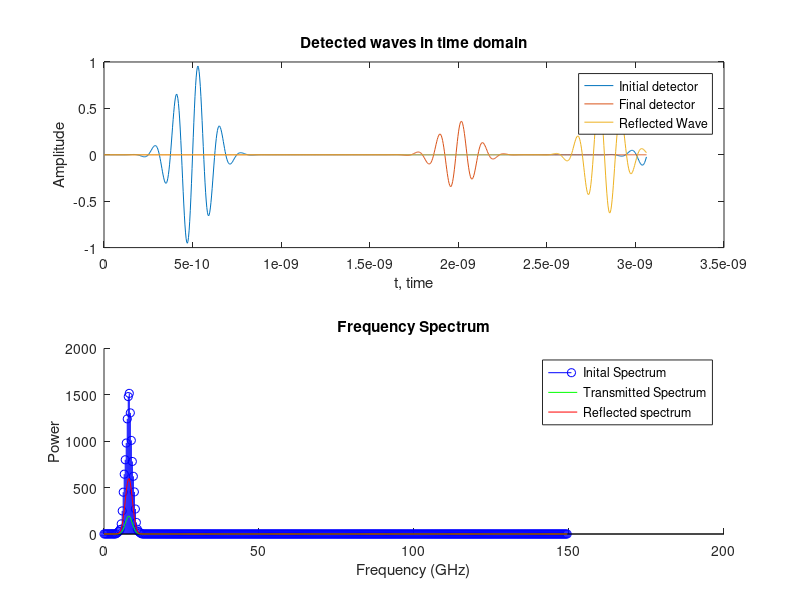
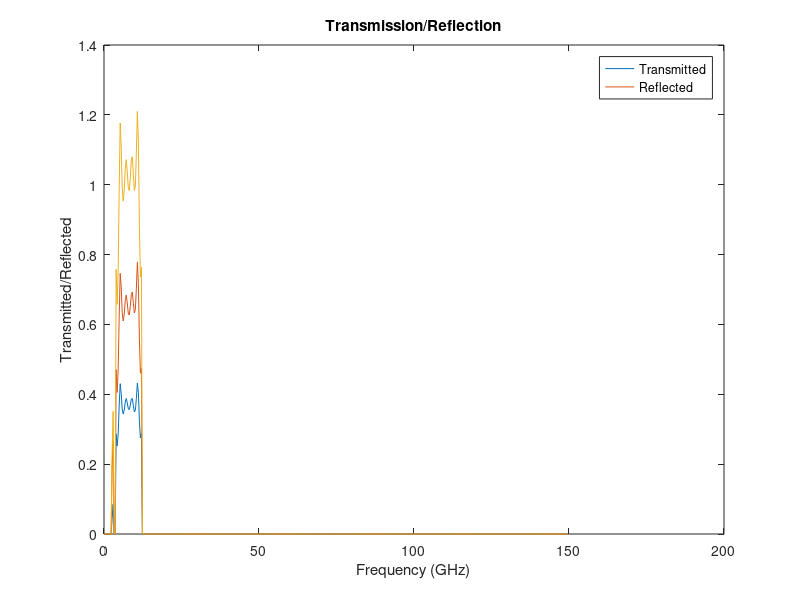

Reproduce these figures in MATLAB, in order.
clear all;
close all;

%%
%%%%%%%%%%%%%%%%%%%%%%%%%%%%%%%%%%%%%%%%%%%%%%%%%%%%%%%%%%%%%%%%%%%%%%%%%%%
% Program Info                                                            %
% Simulates FDTD in one dimension                                         %
%                                                                         %
% Note: Electric field, E, undergoes a change of variables for            %
% simplification: E_prgrm = sqrt(eps_not/mu_not)E_exact                   %
%                                                                         %
%%%%%%%%%%%%%%%%%%%%%%%%%%%%%%%%%%%%%%%%%%%%%%%%%%%%%%%%%%%%%%%%%%%%%%%%%%%

% Physical Constants
epsNot = 8.854187817620e-12;    % Permittivity of Free Space
muNot = 1.25663706e-6;          % Magnetic Constant
cNot = 2.99792458e8;            % Speed of light
etaNot = sqrt(muNot/epsNot);    % Characteristic impedence of free space

%% Parameters
% Define FDTD Space
dx = .001   ;                    % Cell Size (1 = 1meter)                  [USER DEFINED]
dt = dx/(cNot);                 % Time step (1 = 1sec)                     [USER DEFINED]
Sc = cNot*dt/dx;                % Courant Number (only works in Vacuum)
gridSize = 800;                 % Total number of cells                    [USER DEFINED]
maxIter = 920;                  % Maximum number of iterations + 1         [USER DEFINED]

% Initialize solution vectors
xDom = 1:gridSize;
Ex = zeros(1,gridSize);
Hy = zeros(1,gridSize-1);


%% Hard source parameters
sourcePos = 1 ;                 % Location of source                       [USER DEFINED]

% Gaussian Pulse parameters
width = 30;                     % Width of Gaussian                        [USER DEFINED]
maxT = 150;                     % Decay of Gaussian                        [USER DEFINED]

% Sine Wave Parameters
f = 8e9;                       % Frequency                               [USER DEFINED]
amp = 1;                        % Amplitude of Wave                        [USER DEFINED]
lambda =cNot/f;                 % Wavelength
omega = 2*pi*f;                 % Angular Frequency

% Ricker Wavelet Parameters
fp = 5e8;                       % Peak Frequency                           [USER DEFINED]
md = 1;                         % Temporal Delay Multiple                  [USER DEFINED]
dr = md/fp;                     % Temporal Delay


%% Parameters associated with the dielectric 
posMed = 400;                   % Position of mediunm                      [USER DEFINED]
sigma = 0 ;                     % Conductivity of dielectric               [USER DEFINED]
dielC = 20;                     % Dielectric Constant (rel. Permittivity)  [USER DEFINED]
      
epsDiel = dielC*epsNot;         % Permittivity of dielectric

factor = dt*sigma/(2*epsNot*dielC);
alpha = (1-factor)/(1+factor);
beta = 1/(dielC*(1+factor));


%% Parameters associated with Debye Material
% dEps = 3;                       % Change in rel. Permittivity due to pole  [USER DEFINED]
% epsInf = 1;                     % Rel. Permittivity at infinite freq.      [USER DEFINED]  
% tau  = .001e-6  ;               % Pole relaxation time                     [USER DEFINED]
% chiNot = dEps*(1-exp(-dt/tau));                    % Initial X, susceptibility
% xiNot = dEps*tau/dt*(1-(dt/tau+1)*exp(-dt/tau));  % Inital Zeta, Convolution term
% dXnot = chiNot*(1-exp(-dt/tau));
% dZnot = xiNot*(1-exp(-dt/tau));
% psi = Ex(posMed:end-1);
% ExStore = Ex;
% alpha = (epsInf-xiNot)/(epsInf-xiNot+chiNot);
% beta = 1/(epsInf-xiNot+chiNot);
% kappa = 1/(epsInf-xiNot+chiNot);


%% Parameters associated with Lorentz Material

% dEps = 3;                       % Change in rel. Permittivity due to pole  [USER DEFINED]
% epsInf = 1.5;                   % Rel. Permittivity at infinite freq.      [USER DEFINED]
% freqL = .5e9;                   % Undamped Resonance Frequency of med      [USER DEFINED]         
% omegaMed = 2*pi*freqL;          % Angular freq equivalent of freqL
% sigmaMed = .1*omegaMed  ;       % Conductivity of Lorentz Medium           [USER DEFINED]
% 
% % Parameters associated with lorentz medium
% alphaL = sigmaMed;
% betaL = sqrt(omegaMed^2-sigmaMed^2);
% gamma = dEps*omegaMed^2/betaL
% 
% chiNot = -j*gamma/(alphaL-j*betaL)*(1-exp((-alphaL+j*betaL)*dt));     % Initial X, susceptibility
% xiNot = (-j*gamma/dt)/(alphaL-j*betaL)^2*...
%        (((alphaL-j*betaL)*dt+1)*exp((-alphaL+j*betaL)*dt)-1)  ;     % Inital Zeta, Convolution term
%    
% dXnot = chiNot*(1-exp((-alphaL+j*betaL)*dt))
% dZnot = xiNot*(1-exp((-alphaL+j*betaL)*dt));
% 
% chiNot = real(chiNot)
% xiNot = real(xiNot)
% 
% psi = Ex(posMed:end-1);
% ExStore = Ex;
% alpha = (epsInf-xiNot)/(epsInf-xiNot+chiNot);
% beta = 1/(epsInf-xiNot+chiNot);
% kappa = 1/(epsInf-xiNot+chiNot);


%% Initialization of Detector for frequency domain

% Specify detector locations
detInitial = sourcePos+1;             % Position of initial wave detector  [USER DEFINED]
detPost = posMed + 10;                % Position of latter wave detector  [USER DEFINED]
detRef = posMed - 300;                 % Position of reflection detector

detectorInitial = zeros(1,maxIter-1);
detectorFinal = zeros(1,maxIter-1);
detectorRef = detectorFinal;


%%


%%%%%% MAIN SOLUTION LOOP %%%%%%
figure('outerposition', [710   500   1000   600])
set(1,'color',[.9 .9 .9])

for n = 1:maxIter

% Generate Gaussian Pulse
% source = exp(-.5*((maxT-n)/width)^2);

% Generate wave packet
source = exp(-.5*((maxT-n)/width)^2) * amp*sin(omega*n*dt);
    
% Generate sine hard source
% source = amp*sin(omega*n*dt);

% Generate Ricker Wavelet
% source = (1-2*(pi*fp*(n*dt-dr))^2)*exp(-(pi*fp*(n*dt-dr))^2);


%% Without dielectric
% 
% % E-field Boundary Update
% Ex(1)   = 0 ;
% Ex(end) = 0 ;
% 
% % E-field Update
% Ex(2:end-1) = Ex(2:end-1) - Cn*( Hy(2:end) - Hy(1:end-1) );
% Ex(sourcePos)  = source;
% 
% % H-field Update
% Hy          =      Hy     - Cn*( Ex(2:end) - Ex(1:end-1) ); 


%% With Dielectric
% E-field Boundary Update
Ex(1)   = 0 ;
Ex(end) = 0 ;

% E-field Update
% Before media is reached
Ex(2:posMed-1)   =       Ex(2:posMed-1)   -      Sc*( Hy(2:posMed-1) - Hy(1:posMed-2)     );
% Update after media is reached
Ex(posMed:end-1) = alpha*Ex(posMed:end-1) - beta*Sc*( Hy(posMed:end) - Hy(posMed-1:end-1) );
Ex(sourcePos)    = source;

% H-field Update
Hy               =            Hy          -      Sc*( Ex(2:end)      -  Ex(1:end-1)       ); 


%% With Debye Media
% % E-field Boundary Update
% Ex(1)   = 0 ;
% Ex(end) = 0 ;
% 
% % E-field Update
% % Before media is reached
% Ex(2:posMed-1)   = Ex(2:posMed-1) - Cn*( Hy(2:posMed-1) - Hy(1:posMed-2) );
% % Update after media is reached
% Ex(posMed:end-1) = alpha*Ex(posMed:end-1) - ...
%                    beta*Cn*( Hy(posMed:end) - Hy(posMed-1:end-1) ) + ...
%                    kappa*psi;
% Ex(sourcePos)    = source;
% 
% % Update Psi
% psi = (dXnot-dZnot)*Ex(posMed:end-1) + dZnot*ExStore(posMed:end-1) + psi*exp(-dt/tau);
% ExStore = Ex;
% 
% % H-field Update
% Hy  =  Hy - Cn*( Ex(2:end) -  Ex(1:end-1) ); 

%% With Lorentz Media
% E-field Boundary Update
% Ex(1)   = 0 ;
% Ex(end) = 0 ;
% 
% % E-field Update
% % Before media is reached
% Ex(2:posMed-1)   = Ex(2:posMed-1) - Sc*( Hy(2:posMed-1) - Hy(1:posMed-2) );
% % Update after media is reached
% Ex(posMed:end-1) = alpha*Ex(posMed:end-1) - ...
%                    beta*Sc*( Hy(posMed:end) - Hy(posMed-1:end-1) ) + ...
%                    kappa*real(psi);
% Ex(sourcePos)    = source;
% 
% % Update Psi
% psi = (dXnot-dZnot)*Ex(posMed:end-1) + dZnot*ExStore(posMed:end-1) + psi*exp((-alphaL+j*betaL)*dt);
% ExStore = Ex;
% 
% % H-field Update
% Hy  =  Hy - Sc*( Ex(2:end) -  Ex(1:end-1) ); 



%% Update detector
detectorInitial(n) = Ex(detInitial);
detectorFinal(n) = Ex(detPost);
if Sc*n > posMed
    detectorRef(n) = Ex(detRef);
else
    detectorRef(n) = 0;
end

%%
if mod(n,5) == 0;
    
% Generate plots/movie
% subplot(2,1,1)
hold on
rectangle('position',[posMed, -1.2, gridSize, 4], 'facecolor', [.8 .8 .8])
plot(xDom, Ex, 'r-')
axis([0 gridSize -1.2 1.2])
title('Gauss Pulse entering Frequency Dependent (Lorentz) Medium')
xlabel('x/4 (mm)')
ylabel('E_z')

% Display pertinent parameters
% waveFreq = num2str(f/10^6);
% wave = strcat('Peak Frequency: ', waveFreq, 'MHz');
% text(gridSize/10, 1.05, wave)
% 
% timeStep = num2str(n);
% time = strcat('Time Step: { }', timeStep);
% text(gridSize/1.5, .1, time);
% 
% timeElaps = num2str(round(n*dt*10^13)*10^-1);
% timeElapsed = strcat('Time elapsed:{ } ', timeElaps, 'pS');
% text(gridSize/1.5, .05, timeElapsed); 
% 
% dielEps = num2str(dEps);
% dielectricCons = strcat('{\Delta} {\epsilon}_r = { } ', dielEps);
% text(posMed+5, .05, dielectricCons)
% 
% dielEps = num2str(epsInf);
% dielectricCons = strcat('{\Delta} {\epsilon}_{\infty} = { } ', dielEps);
% text(posMed+5, .1, dielectricCons)

% dielCons = num2str(dielC);
% dielectricCons = strcat('Dielectric Constant {\epsilon}_r = ', dielCons);
% text(posMed+1, 1.0, dielectricCons)
% 
% conduct = num2str(sigma);
% conductivity = strcat('Conductivity {\sigma} = ', conduct);
% text(posMed+1, .8, conductivity)
% 
% subplot(2,1,2)
% hold on
% rectangle('position',[posMed, -1.2, gridSize, 4], 'facecolor', [.8 .8 .8])
% plot(xDom(1:end-1),Hy)
% axis([0 gridSize -1.2 1.2])  
% xlabel('x/4 (mm)')
% ylabel('H_y')
%  
M(n/5) = getframe(gcf);
end

if n>maxIter-2;

    figure('outerposition', [100   500   1000   500])
    
    % Plot detected waves
    subplot(2,1,1)
    observations = length(detectorInitial);
    timeDom = (0:observations-1).*dt;
    plot(timeDom, detectorInitial, timeDom, detectorFinal, timeDom, detectorRef)
    legend('Initial detector', 'Final detector', 'Reflected Wave')
    title('Detected waves in time domain')
    xlabel('t, time')
    ylabel('Amplitude')
    
    % Generate frequency spectrum
    Fs = 1/dt;
    freqDom = (0:observations/2-1)*Fs/(observations);
    fourierInit = fft(detectorInitial);
    fourierFinal = fft(detectorFinal);
    fourierRef = fft(detectorRef);
    
    magInit = (abs(fourierInit(1:observations/2))).^2;
    magFinal = (abs(fourierFinal(1:observations/2))).^2;
    magRef = (abs(fourierRef(1:observations/2))).^2;
    
    % Plot freq. spectrum
    subplot(2,1,2)
    hold on
    stem(freqDom./10^9, magInit, 'b')
    plot(freqDom./10^9, magFinal, 'g')
    plot(freqDom./10^9, magRef, 'r')
    hold off
    ylabel('Power') 
    xlabel('Frequency (GHz)')
    legend('Inital Spectrum', 'Transmitted Spectrum', 'Reflected spectrum')
    title('Frequency Spectrum')
    
    % Plot transmission graph
    figure('outerposition', [100   500   1000   500])
    trans = zeros(length(freqDom),1);
    refl = trans;
    
    for k = 1:observations/2;
        if magInit(k) > 1
             trans(k) = magFinal(k)/magInit(k);
             refl(k) = magRef(k)/magInit(k);
        end
    end
    
    trans = sqrt(trans)
    refl = sqrt(refl)
    
    plot(freqDom./10^9, trans, freqDom./10^9, refl, freqDom./10^9, trans+refl)
    ylabel('Transmitted/Reflected') 
    xlabel('Frequency (GHz)')
    legend('Transmitted', 'Reflected')
    title('Transmission/Reflection')
    
    
    return
end

hold off
clf

end
    

% movie2avi(M, 'Gauss Pulse 1D Debye Media', 'fps', 40);

